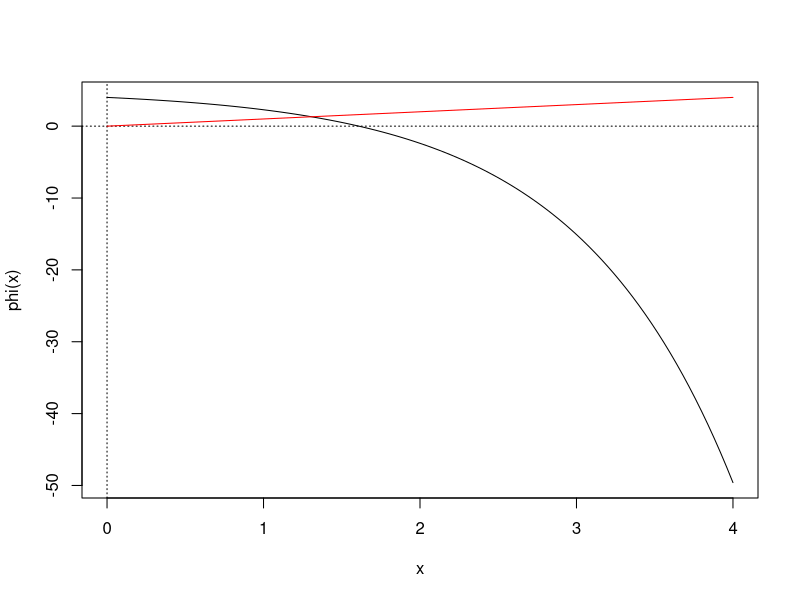

Generate this figure with R:
puntofijo =function(g, x0, tol=1e-9, maxIter=100){
  k = 1
  repeat{
    x1 = g(x0)
    dx = abs(x1 - x0)
    x0 = x1
    cat("x_", k, "= ", x1, "\n")
    k = k+1

    if(dx< tol|| k > maxIter) break;
  }
  if( dx > tol ){
    cat("No hubo convergencia ")
    #retornaNULL)
  } else{
    cat("x* es aproximadamente ", x1, " con error menor que ", tol)
  }
}
x<- function(x) x
phi = function(u) 5-exp(u)
integrand <- function(u) {5-exp(u)}
integrate(integrand, lower = 0, upper = 10)
curve(phi, 0, 4); abline(h=0, v=0, lty=3)
curve(1*x, 0,4, col="red", add=TRUE)
puntofijo(phi, 2.5, 1e-7, 10)

